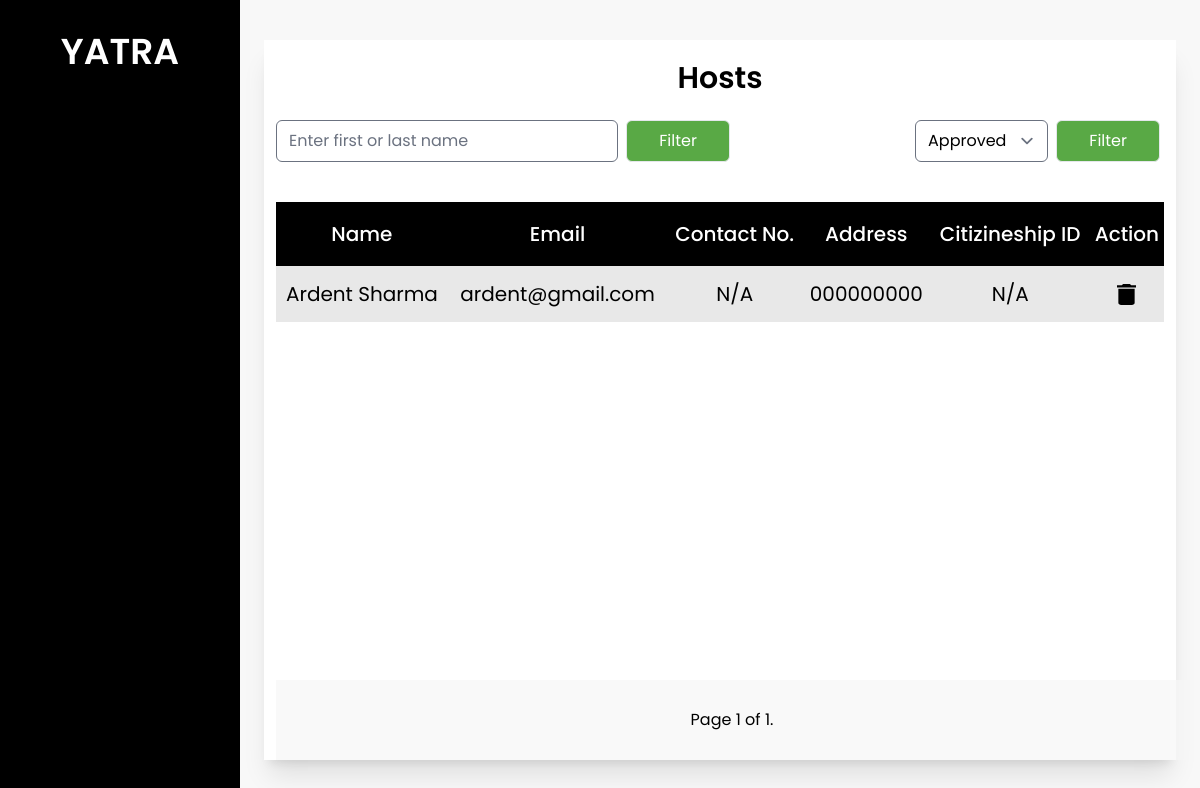
The page /hosts_admin/ on the database as committed earlier.
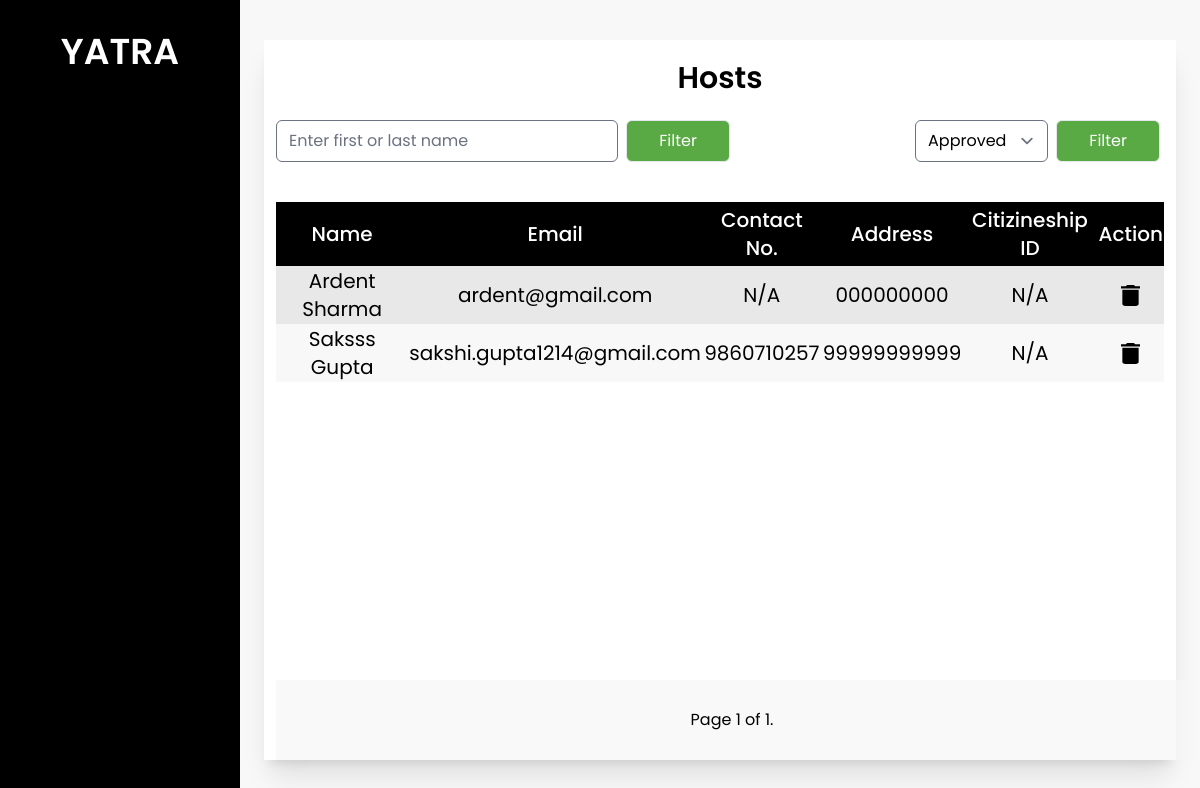
The same page on the database as committed later.
### base/models.py (models this page shows, shortened)
class Host(models.Model):
    user = models.OneToOneField(User, on_delete=models.CASCADE, related_name="host")
    first_name = models.CharField(max_length=25)
    last_name = models.CharField(max_length=25)
    email = models.EmailField()
    phone_number = models.CharField(max_length=10, null= True, blank=True)
    address = models.CharField(max_length=100, null= True, blank=True)
    citizenship_id = models.CharField(max_length=20, null= True, blank=True)
    citizenship = models.ImageField(upload_to='host/profile', default='default_photo.jpg')
    pic = models.ImageField(upload_to='host/profile', default='default_profile.jpg')
    is_approved = models.CharField(max_length=10, choices=status, default="Pending")
    is_blocked = models.BooleanField(default=False)

### base/views.py (the view)
# urls.py: path('hosts_admin/', views.hosts_admin, name='hosts_admin'),
def hosts_admin(request):
    nameform = UserFilterForm(request.GET or None)
    if nameform.is_valid():
        hosts = nameform.filter_users(Host.objects.all())
    else:
        hosts = Host.objects.filter(is_approved="Approved")
    statusform = UserFilterStatusForm(request.GET or None)
    if statusform.is_valid():
        hosts = statusform.filter_users(hosts)
    else:
        hosts = hosts.filter(is_approved="Approved")
    paginator = Paginator(hosts, 10)
    page_number = request.GET.get('page')
    try:
        page_obj = paginator.get_page(page_number)
    except PageNotAnInteger:
        page_obj = paginator.get_page(1)
    except EmptyPage:
        page_obj = paginator.get_page(paginator.num_pages)
    context = {
        'data': page_obj,
        'nums': page_obj.paginator.num_pages * 'p',
        'nameform': nameform,
        'statusform':statusform
    }
    return render(request, 'host/hosts_admin.html', context)

### base/forms.py (shortened to what this page needs)
class UserFilterForm(forms.Form):
    name = forms.CharField(required=False, label='Search', widget=forms.TextInput(attrs={'placeholder': 'Enter first or last name'}))

class UserFilterStatusForm(forms.Form):
    status = forms.ChoiceField(choices=[('Approved', 'Approved'), ('Rejected', 'Rejected')])

### base/templatetags/user_group.py (called while the page is built)
@register.filter(name='has_group')
def has_group(user, group_name):
    return user.groups.filter(name=group_name).exists()

### base/templates/host/hosts_admin.html (shortened to what this page needs)
{% extends 'base/base.html' %}
{% load static %}
{% load widget_tweaks %}
{% block content%}
<div class="h-screen w-full px-6 py-10 bg-theme">
    <div class="bg-white h-full flex flex-col justify-between shadow-xl relative">
        <div class="p-3">
            <h1 class="text-center text-3xl font-semibold pt-2 pb-6">Hosts</h1>
            <div class="w-100 flex flex-row justify-between mb-6">
                <form>
                    {% render_field nameform.name class="rounded-md" %}
                    <input type="submit" class="bg-custom-green px-8 py-2 text-white rounded-md mx-1 border" value="Filter" />
                </form>
                <form>
                    {% render_field statusform.status class="rounded-md" %}
                    <input type="submit" class="bg-custom-green px-8 py-2 text-white rounded-md mx-1 border" value="Filter" />
                </form>
            </div>
            {% if data is not None %}
            <table class="w-full">
                <thead class="h-16 text-center">
                    <tr class="bg-black text-white text-xl">
                        <th class="font-medium">Name</th>
                        <th class="font-medium">Email</th>
                        <th class="font-medium">Contact No.</th>
                        <th class="font-medium">Address</th>
                        <th class="font-medium">Citizineship ID</th>
                        <th class="font-medium">Action</th>
                    </tr>
                </thead>
                <tbody class="text-center">
                    {% for user in data.object_list  %}
                    <tr class="text-xl h-14">
                        <td>{{user.first_name}} {{user.last_name}}</td>
                        <td>{{user.email}}</td>
                        <td>{% if user.phone_number %}{{user.phone_number}}{% else %}N/A{% endif %}</td>
                        <td>{% if user.citizenship_id %}{{user.citizenship_id}}{% else %}N/A{% endif %}</td>
                        <td>{% if user.license_no %}{{user.license_no}}{% else %}N/A{% endif %}</td>
                        <td>
                            <div class="flex flex-row justify-around">
                                <a href="{% url 'delete_user' user.user.id %}" onclick="return ConfirmDelete()">
                                    <img src="{% static 'images/delete.svg' %}">
                                </a>
                            </div>
                        </td>
                    </tr>
                    {% endfor %}
                </tbody>
            </table>
            {% endif %}
            <div class="flex flex-col h-20 w-full bg-pagination-gray bg-opacity-70 bottom-0 justify-center absolute px-3">
                <div class="w-full flex flex-row justify-center">
                    <div class="m-2 py-2 px-6">
                        Page {{ data.number }} of {{ data.paginator.num_pages }}.
                    </div>
                </div>
            </div>
        </div>
    </div>
</div>
{% endblock content %}

Rows that differ between the two databases and show on the page:
added Host: first_name "Saksss", last_name "Gupta", email "sakshi.gupta1214@gmail.com", phone_number "9860710257", citizenship_id "99999999999"
